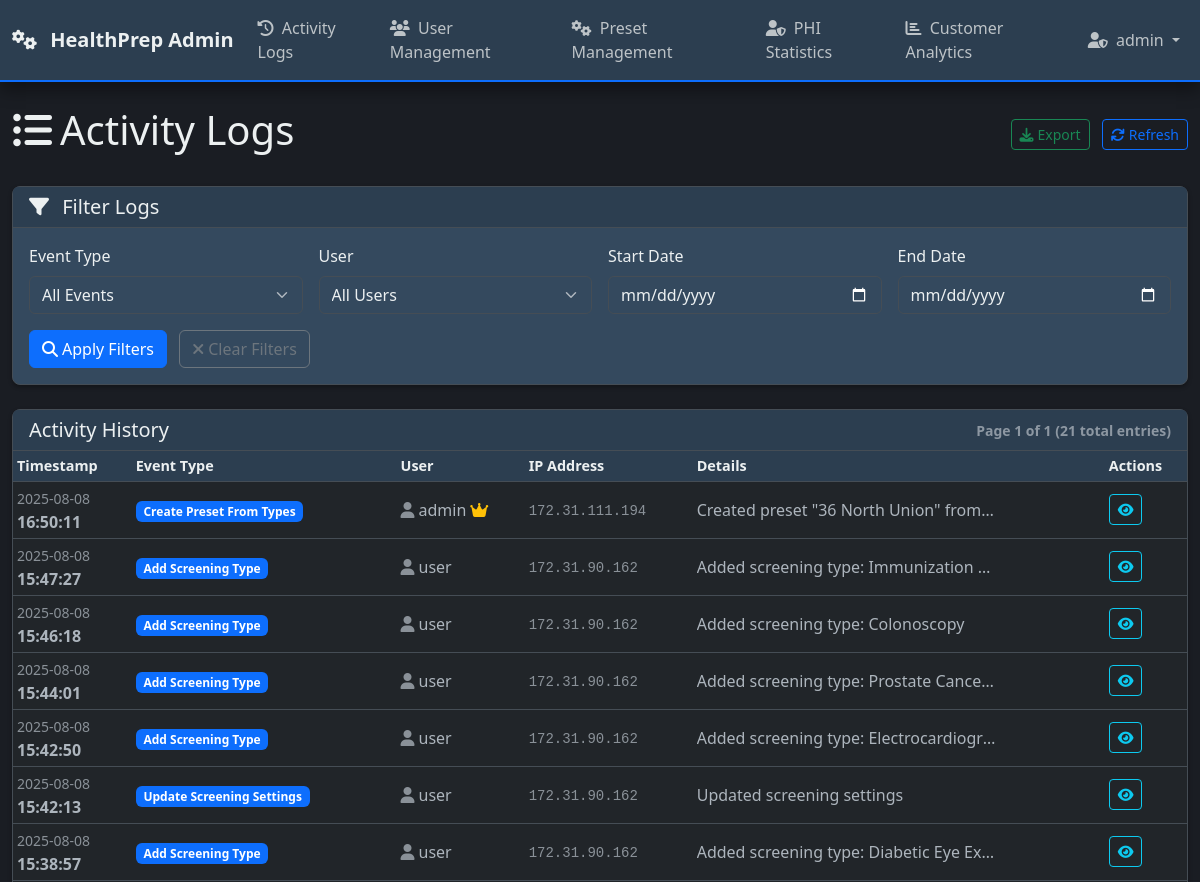
Before: /admin/logs (signed in, upper part) with the older database file.
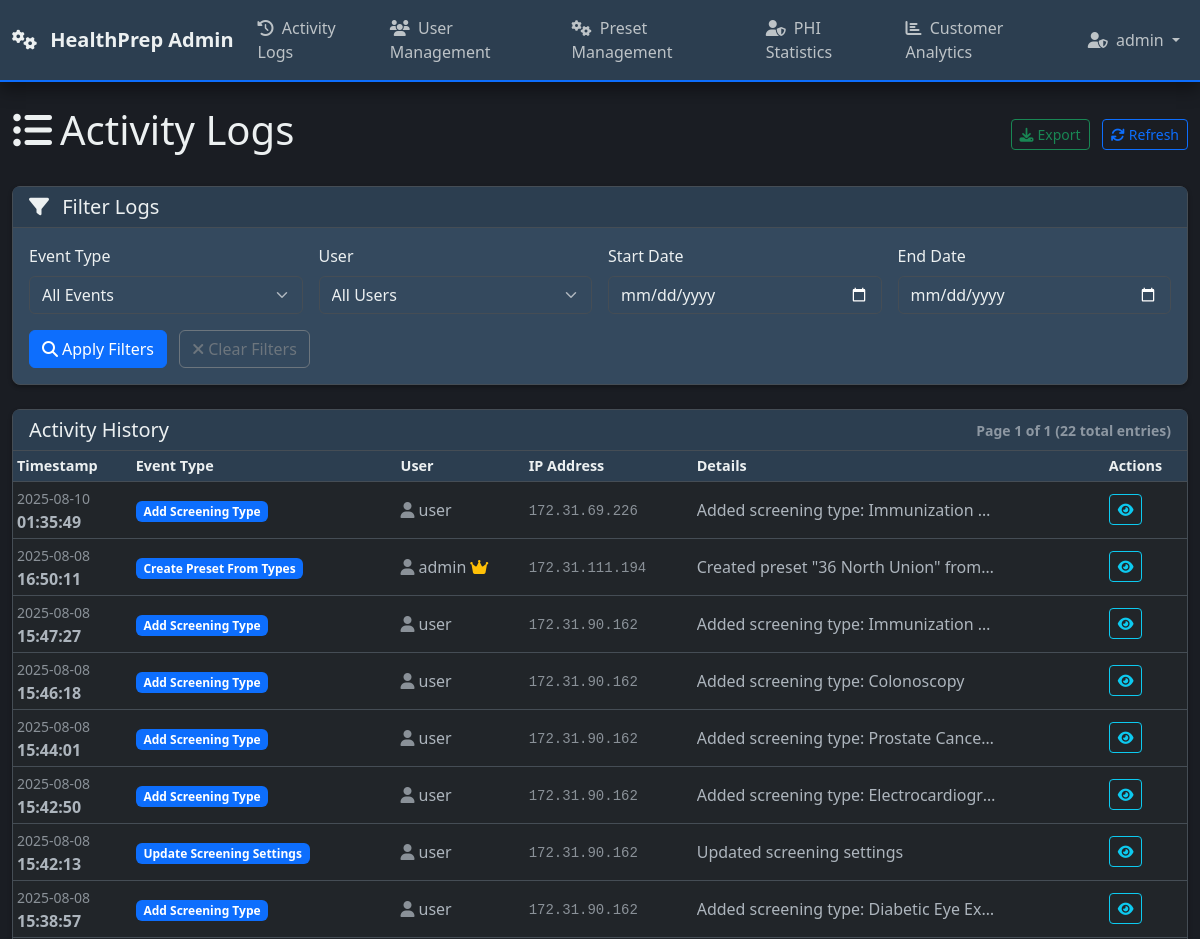
After: the same page with the newer database file.
### models.py (models this page shows, shortened)
class AdminLog(db.Model):
    __tablename__ = 'admin_logs'
    id = db.Column(db.Integer, primary_key=True)
    timestamp = db.Column(db.DateTime, default=datetime.utcnow)
    event_type = db.Column(db.String(50))
    user_id = db.Column(db.Integer, db.ForeignKey('users.id'))
    org_id = db.Column(db.Integer, db.ForeignKey('organizations.id'), nullable=False)  # Organization scope
    ip_address = db.Column(db.String(45))
    patient_id = db.Column(db.Integer, db.ForeignKey('patient.id'))  # Patient accessed (if applicable)
    resource_type = db.Column(db.String(50))  # Type of resource accessed (patient, document, screening)
    resource_id = db.Column(db.Integer)  # ID of specific resource
    action_details = db.Column(db.Text)  # Human-readable action description
    data = db.Column(db.JSON)  # Additional structured data
    session_id = db.Column(db.String(100))  # Session identifier
    user_agent = db.Column(db.Text)  # Browser/client information
    user = db.relationship('User', backref=db.backref('admin_logs', lazy=True))
    organization = db.relationship('Organization', backref=db.backref('admin_logs', lazy=True))
    patient = db.relationship('Patient', backref=db.backref('access_logs', lazy=True))

class User(UserMixin, db.Model):
    __tablename__ = 'users'
    id = db.Column(db.Integer, primary_key=True)
    username = db.Column(db.String(80), nullable=False)  # Unique within organization
    email = db.Column(db.String(120), nullable=False)  # Unique within organization
    password_hash = db.Column(db.String(255), nullable=False)
    role = db.Column(db.String(20), default='nurse', nullable=False)  # 'root_admin', 'admin', 'MA', 'nurse'
    is_admin = db.Column(db.Boolean, default=False, nullable=False)  # Kept for backward compatibility
    is_active_user = db.Column(db.Boolean, default=True, nullable=False)
    is_root_admin = db.Column(db.Boolean, default=False, nullable=False)  # Super admin for managing all organizations
    org_id = db.Column(db.Integer, db.ForeignKey('organizations.id'), nullable=True)  # Nullable for root admins
    epic_user_id = db.Column(db.String(100))  # Epic user ID for mapping
    two_factor_enabled = db.Column(db.Boolean, default=False)
    session_timeout_minutes = db.Column(db.Integer, default=30)
    last_activity = db.Column(db.DateTime, default=datetime.utcnow)
    failed_login_attempts = db.Column(db.Integer, default=0)
    locked_until = db.Column(db.DateTime)
    created_at = db.Column(db.DateTime, default=datetime.utcnow)
    last_login = db.Column(db.DateTime, default=datetime.utcnow)
    created_by = db.Column(db.Integer, db.ForeignKey('users.id'))
    updated_at = db.Column(db.DateTime, default=datetime.utcnow, onupdate=datetime.utcnow)
    __table_args__ = (
        db.UniqueConstraint('username', 'org_id', name='unique_username_per_org'),
        db.UniqueConstraint('email', 'org_id', name='unique_email_per_org'),
    )
    def is_admin_user(self):
        return self.role == 'admin' or self.is_admin or self.is_root_admin
    def update_activity(self):
        self.last_activity = datetime.utcnow()
    @property
    def is_active(self):
        return self.is_active_user

### routes/admin_routes.py (the view)
@admin_bp.route('/logs')
@login_required
@admin_required
def logs():
    try:
        page = request.args.get('page', 1, type=int)
        event_type = request.args.get('event_type', '')
        user_id = request.args.get('user_id', type=int)
        start_date = request.args.get('start_date', '')
        end_date = request.args.get('end_date', '')
        filters = {
            'event_type': event_type,
            'user_id': user_id,
            'start_date': start_date,
            'end_date': end_date
        }
        query = AdminLog.query
        if event_type:
            query = query.filter(AdminLog.event_type == event_type)
        if user_id:
            query = query.filter(AdminLog.user_id == user_id)
        if start_date:
            start_dt = datetime.strptime(start_date, '%Y-%m-%d')
            query = query.filter(AdminLog.timestamp >= start_dt)
        if end_date:
            end_dt = datetime.strptime(end_date, '%Y-%m-%d')
            query = query.filter(AdminLog.timestamp <= end_dt)
        logs_pagination = query.order_by(AdminLog.timestamp.desc()).paginate(
            page=page, per_page=50, error_out=False
        )
        if hasattr(current_user, 'org_id'):
            users = User.query.filter_by(org_id=current_user.org_id).all()
        else:
            users = User.query.all()
        event_types = db.session.query(AdminLog.event_type).distinct().all()
        event_types = [event.event_type for event in event_types if event.event_type]
        return render_template('admin/logs.html',
                             logs=logs_pagination.items,
                             pagination=logs_pagination,
                             users=users,
                             event_types=event_types,
                             filters=filters)
    except Exception as e:
        logger.error(f"Error in admin logs: {str(e)}")
        flash('Error loading admin logs', 'error')
        return render_template('error/500.html'), 500

### app.py (called while the page is built)
def register_template_utilities(app):
    @app.template_filter('datetime')
    def datetime_filter(value, format='%Y-%m-%d %H:%M'):
        if value is None:
            return ""
        return value.strftime(format)
    @app.context_processor
    def inject_cache_timestamp():
        import time
        return dict(cache_timestamp=int(time.time()))
    @app.context_processor
    def inject_csrf_token():
        from flask_wtf.csrf import generate_csrf
        return dict(csrf_token=lambda: generate_csrf())

### routes/admin_routes.py (called while the page is built)
def admin_required(f):
    @functools.wraps(f)
    def decorated_function(*args, **kwargs):
        if not current_user.is_authenticated or not current_user.is_admin_user():
            flash('Admin access required', 'error')
            return redirect(url_for('main.index'))
        return f(*args, **kwargs)
    return decorated_function

### templates/admin/logs.html (shortened to what the changed rows need)
{% extends 'base_admin.html' %}
{% block extra_css %}
<link rel="stylesheet" href="https://cdn.datatables.net/1.13.4/css/dataTables.bootstrap5.min.css">
<link rel="stylesheet" href="https://cdn.datatables.net/buttons/2.3.6/css/buttons.bootstrap5.min.css">
{% endblock %}
{% block content %}
<div class="d-flex justify-content-between align-items-center mb-4">
    <h1><i class="fas fa-list-ul me-2"></i>Activity Logs</h1>
</div>
<div class="card">
    <div class="card-header d-flex justify-content-between align-items-center">
        <h5 class="mb-0">Activity History</h5>
        <small class="text-muted">
            {% if pagination %}
            Page {{ pagination.page }} of {{ pagination.pages }}
            ({{ pagination.total }} total entries)
            {% else %}
            {{ logs|length }} entries
            {% endif %}
        </small>
    </div>
    <div class="card-body p-0">
        {% if logs %}
            <div class="table-responsive">
                <table id="logsTable" class="table table-hover table-sm">
                    <thead>
                        <tr>
                            <th>Timestamp</th>
                            <th>Event Type</th>
                            <th>User</th>
                            <th>IP Address</th>
                            <th>Details</th>
                            <th>Actions</th>
                        </tr>
                    </thead>
                    <tbody>
                        {% for log in logs %}
                        <tr>
                            <td>
                                <div class="text-nowrap">
                                    <small class="text-muted">{{ log.timestamp.strftime('%Y-%m-%d') }}</small><br>
                                    <strong>{{ log.timestamp.strftime('%H:%M:%S') }}</strong>
                                </div>
                            </td>
                            <td>
                                <span class="badge bg-primary">
                                    {{ log.event_type.replace('_', ' ').title() if log.event_type else 'Unknown' }}
                                </span>
                            </td>
                            <td>
                                {% if log.user %}
                                    <div class="d-flex align-items-center">
                                        <i class="fas fa-user me-1 text-muted"></i>
                                        {{ log.user.username }}
                                        {% if log.user.is_admin %}
                                            <i class="fas fa-crown text-warning ms-1" title="Admin"></i>
                                        {% endif %}
                                    </div>
                                {% else %}
                                    <span class="text-muted">System</span>
                                {% endif %}
                            </td>
                            <td>
                                <small class="text-muted font-monospace">{{ log.ip_address or 'N/A' }}</small>
                            </td>
                            <td>
                                {% if log.data %}
                                    <div class="text-truncate" style="max-width: 300px;"
                                         title="{{ log.data.get('description', '') if log.data and log.data.get('description') else (log.data | tojsonpretty if log.data else 'No details') }}">
                                        {{ log.data.get('description', 'View details') if log.data and log.data.get else 'View details' }}
                                    </div>
                                {% else %}
                                    <span class="text-muted">No details</span>
                                {% endif %}
                            </td>
                            <td>
                                <a href="{{ url_for('admin.view_log_details', log_id=log.id) }}"
                                   class="btn btn-outline-info btn-sm"
                                   title="View detailed information about this log entry">
                                    <i class="fas fa-eye"></i>
                                </a>
                            </td>
                        </tr>
                        {% endfor %}
                    </tbody>
                </table>
            </div>
        {% endif %}
    </div>
</div>
{% endblock %}

Changed rows visible on the page:
added AdminLog: timestamp "2025-08-10", timestamp "01:35:49", event_type.replace "Add Screening Type", user.username "user", ip_address "172.31.69.226", data "Added screening type: Immunization…"
Other visible differences:
{{ pagination.total }}: "21" → "22"
